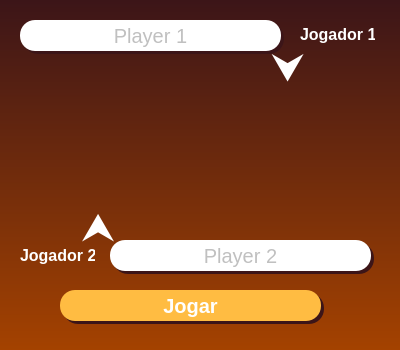
<?xml version="1.0" encoding="UTF-8"?>
<ui version="4.0">
 <class>MainWindow</class>
 <widget class="QMainWindow" name="MainWindow">
  <property name="geometry">
   <rect>
    <x>0</x>
    <y>0</y>
    <width>400</width>
    <height>350</height>
   </rect>
  </property>
  <property name="windowTitle">
   <string>PvP</string>
  </property>
  <property name="styleSheet">
   <string notr="true">background-color: qlineargradient(spread:pad, x1:1, y1:1, x2:1, y2:0, stop:0 rgba(164, 66, 0, 255), stop:1 rgba(60, 21, 24, 255));</string>
  </property>
  <widget class="QWidget" name="centralwidget">
   <widget class="QLabel" name="label_5">
    <property name="geometry">
     <rect>
      <x>300</x>
      <y>24</y>
      <width>75</width>
      <height>21</height>
     </rect>
    </property>
    <property name="font">
     <font>
      <pointsize>12</pointsize>
      <bold>true</bold>
     </font>
    </property>
    <property name="styleSheet">
     <string notr="true">background-color: rgba(255, 255, 255, 0);
color: rgb(255, 255, 255);</string>
    </property>
    <property name="text">
     <string>Jogador 1</string>
    </property>
   </widget>
   <widget class="QLabel" name="caixaO">
    <property name="geometry">
     <rect>
      <x>230</x>
      <y>90</y>
      <width>131</width>
      <height>121</height>
     </rect>
    </property>
    <property name="styleSheet">
     <string notr="true">background-color: rgba(255, 255, 255, 0);</string>
    </property>
    <property name="text">
     <string/>
    </property>
    <property name="alignment">
     <set>Qt::AlignCenter</set>
    </property>
   </widget>
   <widget class="QLabel" name="label_6">
    <property name="geometry">
     <rect>
      <x>20</x>
      <y>245</y>
      <width>75</width>
      <height>21</height>
     </rect>
    </property>
    <property name="font">
     <font>
      <pointsize>12</pointsize>
      <bold>true</bold>
     </font>
    </property>
    <property name="styleSheet">
     <string notr="true">background-color: rgba(255, 255, 255, 0);
color: rgb(255, 255, 255);</string>
    </property>
    <property name="text">
     <string>Jogador 2</string>
    </property>
   </widget>
   <widget class="QLabel" name="caixaX">
    <property name="geometry">
     <rect>
      <x>40</x>
      <y>90</y>
      <width>121</width>
      <height>121</height>
     </rect>
    </property>
    <property name="styleSheet">
     <string notr="true">background-color: rgba(255, 255, 255, 0);</string>
    </property>
    <property name="text">
     <string/>
    </property>
    <property name="alignment">
     <set>Qt::AlignCenter</set>
    </property>
   </widget>
   <widget class="QLineEdit" name="player_1">
    <property name="geometry">
     <rect>
      <x>20</x>
      <y>20</y>
      <width>261</width>
      <height>31</height>
     </rect>
    </property>
    <property name="styleSheet">
     <string notr="true">background-color: rgb(255, 255, 255);
color: rgba(129, 129, 129, 254);
font-size: 20px;
border-radius: 15px</string>
    </property>
    <property name="alignment">
     <set>Qt::AlignCenter</set>
    </property>
    <property name="placeholderText">
     <string>Player 1</string>
    </property>
   </widget>
   <widget class="QLineEdit" name="player_2">
    <property name="geometry">
     <rect>
      <x>110</x>
      <y>240</y>
      <width>261</width>
      <height>31</height>
     </rect>
    </property>
    <property name="styleSheet">
     <string notr="true">background-color: rgb(255, 255, 255);
color: rgba(129, 129, 129, 254);
font-size: 20px;
border-radius: 15px</string>
    </property>
    <property name="alignment">
     <set>Qt::AlignCenter</set>
    </property>
    <property name="placeholderText">
     <string>Player 2</string>
    </property>
    <property name="cursorMoveStyle">
     <enum>Qt::LogicalMoveStyle</enum>
    </property>
   </widget>
   <widget class="QPushButton" name="play">
    <property name="geometry">
     <rect>
      <x>60</x>
      <y>290</y>
      <width>261</width>
      <height>31</height>
     </rect>
    </property>
    <property name="font">
     <font>
      <pointsize>-1</pointsize>
      <bold>true</bold>
     </font>
    </property>
    <property name="cursor">
     <cursorShape>PointingHandCursor</cursorShape>
    </property>
    <property name="styleSheet">
     <string notr="true">background-color: rgb(255, 188, 66);
color: rgba(255, 255, 255, 254);
border-radius: 15px;
font-size:20px;</string>
    </property>
    <property name="text">
     <string>Jogar</string>
    </property>
   </widget>
   <widget class="QLabel" name="label_2">
    <property name="geometry">
     <rect>
      <x>63</x>
      <y>293</y>
      <width>261</width>
      <height>31</height>
     </rect>
    </property>
    <property name="styleSheet">
     <string notr="true">background-color: rgb(60, 21, 24);
color: rgb(40, 38, 44);
border-radius:15px</string>
    </property>
    <property name="text">
     <string/>
    </property>
   </widget>
   <widget class="QLabel" name="label_3">
    <property name="geometry">
     <rect>
      <x>113</x>
      <y>243</y>
      <width>261</width>
      <height>31</height>
     </rect>
    </property>
    <property name="styleSheet">
     <string notr="true">background-color: rgb(60, 21, 24);
color: rgb(40, 38, 44);
border-radius:15px</string>
    </property>
    <property name="text">
     <string/>
    </property>
   </widget>
   <widget class="QLabel" name="label_4">
    <property name="geometry">
     <rect>
      <x>23</x>
      <y>23</y>
      <width>261</width>
      <height>31</height>
     </rect>
    </property>
    <property name="styleSheet">
     <string notr="true">background-color: rgb(60, 21, 24);
color: rgb(40, 38, 44);
border-radius:15px</string>
    </property>
    <property name="text">
     <string/>
    </property>
   </widget>
   <widget class="QLabel" name="label">
    <property name="geometry">
     <rect>
      <x>270</x>
      <y>40</y>
      <width>36</width>
      <height>53</height>
     </rect>
    </property>
    <property name="styleSheet">
     <string notr="true">background-color: rgba(255, 255, 255, 0);
color: rgb(255, 255, 255);
font-size: 40px</string>
    </property>
    <property name="text">
     <string>⮟</string>
    </property>
    <property name="alignment">
     <set>Qt::AlignCenter</set>
    </property>
   </widget>
   <widget class="QLabel" name="label_7">
    <property name="geometry">
     <rect>
      <x>80</x>
      <y>200</y>
      <width>36</width>
      <height>53</height>
     </rect>
    </property>
    <property name="styleSheet">
     <string notr="true">background-color: rgba(255, 255, 255, 0);
color: rgb(255, 255, 255);
font-size: 40px</string>
    </property>
    <property name="text">
     <string>⮝</string>
    </property>
    <property name="alignment">
     <set>Qt::AlignCenter</set>
    </property>
   </widget>
   <zorder>label_4</zorder>
   <zorder>label_3</zorder>
   <zorder>label_2</zorder>
   <zorder>label_5</zorder>
   <zorder>caixaO</zorder>
   <zorder>label_6</zorder>
   <zorder>caixaX</zorder>
   <zorder>player_1</zorder>
   <zorder>player_2</zorder>
   <zorder>play</zorder>
   <zorder>label</zorder>
   <zorder>label_7</zorder>
  </widget>
 </widget>
 <resources/>
 <connections/>
</ui>
